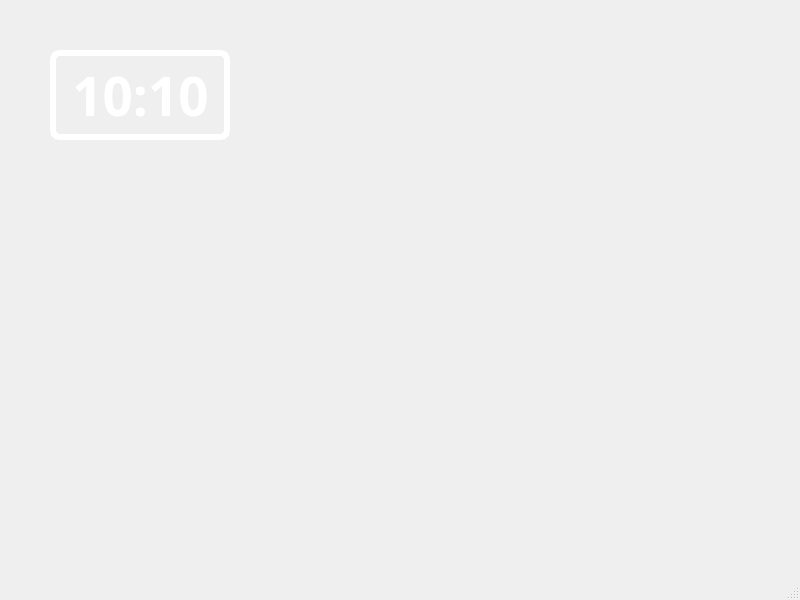
<?xml version="1.0" encoding="UTF-8"?>
<ui version="4.0">
 <class>MainWindow</class>
 <widget class="QMainWindow" name="MainWindow">
  <property name="geometry">
   <rect>
    <x>0</x>
    <y>0</y>
    <width>800</width>
    <height>600</height>
   </rect>
  </property>
  <property name="windowTitle">
   <string>MainWindow</string>
  </property>
  <widget class="QWidget" name="centralwidget">
   <widget class="QWidget" name="widget" native="true">
    <property name="geometry">
     <rect>
      <x>20</x>
      <y>20</y>
      <width>240</width>
      <height>150</height>
     </rect>
    </property>
    <widget class="QLabel" name="background">
     <property name="geometry">
      <rect>
       <x>30</x>
       <y>30</y>
       <width>180</width>
       <height>90</height>
      </rect>
     </property>
     <property name="styleSheet">
      <string notr="true">background-image:url(:/background.PNG);
border-radius:10px;
background-position:center;
background-repeat:no-repeat;
border:6px solid white
</string>
     </property>
     <property name="text">
      <string/>
     </property>
    </widget>
    <widget class="QLabel" name="time">
     <property name="geometry">
      <rect>
       <x>40</x>
       <y>40</y>
       <width>161</width>
       <height>71</height>
      </rect>
     </property>
     <property name="font">
      <font>
       <family>OCR A Extended</family>
       <pointsize>40</pointsize>
       <weight>75</weight>
       <bold>true</bold>
      </font>
     </property>
     <property name="styleSheet">
      <string notr="true">color:white
</string>
     </property>
     <property name="text">
      <string>10:10</string>
     </property>
     <property name="alignment">
      <set>Qt::AlignCenter</set>
     </property>
    </widget>
    <widget class="QLabel" name="grass">
     <property name="geometry">
      <rect>
       <x>65</x>
       <y>45</y>
       <width>160</width>
       <height>70</height>
      </rect>
     </property>
     <property name="styleSheet">
      <string notr="true">background-image:url(:/grass.png);
background-position:center;
background-repeat:no-repeat;</string>
     </property>
     <property name="text">
      <string/>
     </property>
    </widget>
    <widget class="QLabel" name="label">
     <property name="geometry">
      <rect>
       <x>110</x>
       <y>0</y>
       <width>120</width>
       <height>60</height>
      </rect>
     </property>
     <property name="text">
      <string/>
     </property>
    </widget>
   </widget>
  </widget>
  <widget class="QMenuBar" name="menubar">
   <property name="geometry">
    <rect>
     <x>0</x>
     <y>0</y>
     <width>800</width>
     <height>20</height>
    </rect>
   </property>
  </widget>
  <widget class="QStatusBar" name="statusbar"/>
 </widget>
 <resources/>
 <connections/>
</ui>
